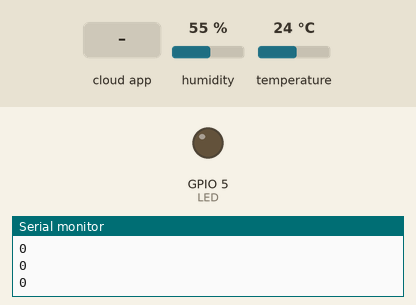
This sketch was run on a simulated ESP8266 (NodeMCU). On the bench: output pins drawn as LEDs (lit = HIGH), the last lines printed to the serial monitor. The test bench sets the inputs (shaded band); at power-on: humidity 55 %, temperature 24 °C. WiFi joins after 1.5 s; servers stay silent unless stated; the Firebase database answers and starts empty.

Above: at 2.7 s.
2.8 s: the phone or cloud app sets led to 1
At 3.8 s:
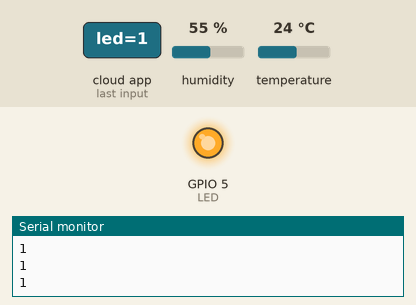
4.3 s: the phone or cloud app sets led to 0
At 4.7 s:
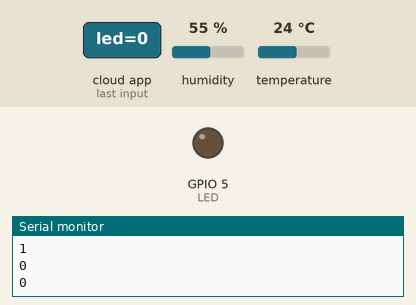
Timing chart, 0 to 7.3 s (numbered marks = the images above; inputs shaded):
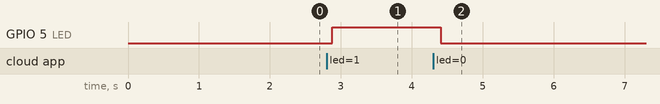

Measured:
- after the input at 2.8 s, GPIO 5 (LED): LOW → HIGH after 0.08 s
- after the input at 4.3 s, GPIO 5 (LED): HIGH → LOW after 0.11 s

The sketch:

Maison.ino
```cpp
// (licence header left out)
#include <Arduino.h>
#if defined(ESP32)
  #include <WiFi.h>
#elif defined(ESP8266)
  #include <ESP8266WiFi.h>
#endif
#include <Firebase_ESP_Client.h>

//Provide the token generation process info.
#include "addons/TokenHelper.h"
//Provide the RTDB payload printing info and other helper functions.
#include "addons/RTDBHelper.h"

// Insert your network credentials
#define WIFI_SSID "momodiaby"
#define WIFI_PASSWORD "mrlavilaine"

// Insert Firebase project API Key
#define API_KEY "AIzaSyAQVAi05r5gw-sBU_dcKLpQsDB6dzA01Ns"

// Insert RTDB URLefine the RTDB URL */
#define DATABASE_URL "https://maison-connectee-990b6-default-rtdb.europe-west1.firebasedatabase.app/"

//Define Firebase Data object
FirebaseData fbdo;

FirebaseAuth auth;
FirebaseConfig config;

unsigned long sendDataPrevMillis = 0;
unsigned long readDataPrevMillis = 0;
int count = 0;
bool signupOK = false;

#define LED 5

#include <dht.h>

#define DHT_PIN A0

dht DHT;

void setup()
{
  pinMode(LED, OUTPUT);
  Serial.begin(115200);
  WiFi.begin(WIFI_SSID, WIFI_PASSWORD);
  Serial.print("Connecting to Wi-Fi");
  while (WiFi.status() != WL_CONNECTED){
    Serial.print(".");
    delay(300);
  }
  Serial.println();
  Serial.print("Connected with IP: ");
  Serial.println(WiFi.localIP());
  Serial.println();

  /* Assign the api key (required) */
  config.api_key = API_KEY;

  /* Assign the RTDB URL (required) */
  config.database_url = DATABASE_URL;

  /* Sign up */
  if (Firebase.signUp(&config, &auth, "", "")){
    Serial.println("ok");
    signupOK = true;
  }
  else{
    Serial.printf("%s\n", config.signer.signupError.message.c_str());
  }

  /* Assign the callback function for the long running token generation task */
  config.token_status_callback = tokenStatusCallback; //see addons/TokenHelper.h

  Firebase.begin(&config, &auth);
  Firebase.reconnectWiFi(true);
}

void loop()
{
  if (Firebase.ready() && signupOK && (millis() - readDataPrevMillis > 500 || readDataPrevMillis == 0)){
    if (Firebase.RTDB.getInt(&fbdo, "test/led")) {
      if (fbdo.dataType() == "int") {
        int intValue = fbdo.intData();
        Serial.println(intValue);
        if (intValue)
          digitalWrite(LED, HIGH);
        else
          digitalWrite(LED, LOW);
      }
    }
  }
  if (Firebase.ready() && signupOK && (millis() - sendDataPrevMillis > 2000 || sendDataPrevMillis == 0)){
    sendDataPrevMillis = millis();
    // Write an Int number on the database path test/int
    /*if (Firebase.RTDB.setInt(&fbdo, "test/int", count)){
      Serial.println("PASSED");
      Serial.println("PATH: " + fbdo.dataPath());
      Serial.println("TYPE: " + fbdo.dataType());
    }
    else {
      Serial.println("FAILED");
      Serial.println("REASON: " + fbdo.errorReason());
    }
    count++;*/
    // Write an Float number on the database path test/float
    DHT.read11(DHT_PIN);
    if (Firebase.RTDB.setFloat(&fbdo, "test/temperature", DHT.temperature)){
      Serial.println("PASSED");
      Serial.println("PATH: " + fbdo.dataPath());
      Serial.println("TYPE: " + fbdo.dataType());
    }
    else {
      Serial.println("FAILED");
      Serial.println("REASON: " + fbdo.errorReason());
    }
    if (Firebase.RTDB.setFloat(&fbdo, "test/humidity", DHT.humidity)){
      Serial.println("PASSED");
      Serial.println("PATH: " + fbdo.dataPath());
      Serial.println("TYPE: " + fbdo.dataType());
    }
    else {
      Serial.println("FAILED");
      Serial.println("REASON: " + fbdo.errorReason());
    }
  }
}
```
